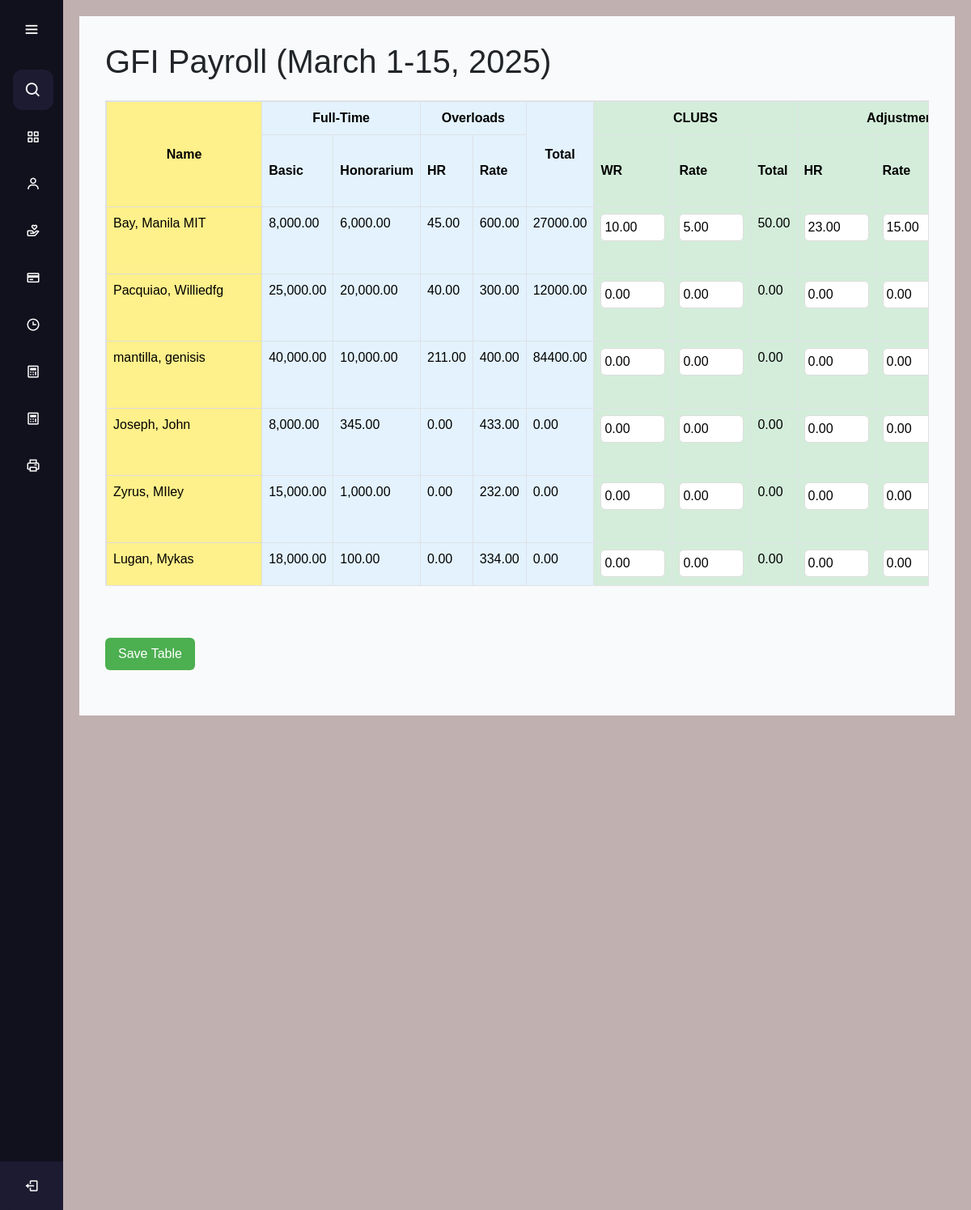
Screenshot of /sidebar.php with the database file from the repository.
### tables this page shows
CREATE TABLE `employees` (
  `employee_id` int(11) NOT NULL,
  `first_name` varchar(255) NOT NULL,
  `last_name` varchar(255) NOT NULL,
  `suffix_title` varchar(50) NOT NULL,
  `employee_type` enum('full-time','part-time') NOT NULL,
  `classification` varchar(255) NOT NULL,
  `basic_salary` decimal(10,2) NOT NULL,
  `honorarium` decimal(10,2) DEFAULT 0.00,
  `incentives` decimal(10,0) NOT NULL,
  `overload_rate` decimal(10,0) NOT NULL,
  `watch_reward` decimal(10,0) NOT NULL,
  `absent_lateRate` decimal(10,0) NOT NULL,
  `created_at` timestamp NOT NULL DEFAULT current_timestamp()
);

### sidebar.php (the view, shortened to what this page needs)
<?php
require 'database_connection.php';
$sql = "
    SELECT
        e.employee_id,
        CONCAT(e.last_name, ', ', e.first_name, ' ', e.suffix_title) AS full_name,
        e.basic_salary,
        e.honorarium,
                e.overload_rate,
                ct.overload_total,
        ct.wr_hr,
        ct.wr_rate,
        ct.wr_total,
        ct.adjust_hr,
        ct.adjust_rate,
        ct.adjust_total,
        ct.watch_hr,
        e.watch_reward,
        ct.watch_total,
        ct.gross_pay,
        ct.absent_late_hr,
         e.absent_lateRate,
        ct.absent_late_total,
        n.ret,
        n.sss,
        n.hdmf_pag,
        ct.canteen,
        ct.others,
        ct.total_deduction,
        ct.net_pay,
        ct.reg_date,
        c.mp2,
        c.medical_savings,
        COALESCE(SUM(o.grand_total), 0) AS overload_hr,
        COALESCE((c.sss_ee + c.sss_er), 0) AS sss_total,
        COALESCE((c.pag_ibig_ee + c.pag_ibig_er), 0) AS pag_ibig_total,
        COALESCE((c.philhealth_ee + c.philhealth_er), 0) AS philhealth_total
    FROM employees e
    LEFT JOIN overload o ON e.employee_id = o.employee_id
    LEFT JOIN loans n ON e.employee_id = n.employee_id
    LEFT JOIN contributions c ON e.employee_id = c.employee_id
    LEFT JOIN computation ct ON e.employee_id = ct.employee_id
    GROUP BY e.employee_id";
$result = $conn->query($sql);
?>
<!DOCTYPE html>
<html lang="en">
<head>
</head>
<body>
    <?php include 'aside.php'; ?>
    <main>
        <div class="content">
            <h1 class="text-xl font-bold mb-4">
                GFI Payroll (<?php echo date('F'); ?> 1-15, <?php echo date('Y'); ?>)
            </h1>
            <div class="table-wrapper">
                <table id="crudTable" class="table table-bordered w-full border">
                    <thead class="nggh">
                        <tr>
                            <th rowspan="2" class="p-2 position-sticky top-0 text-center align-middle" style="background-color: #FEF08A;">Name</th>
                            <th colspan="2" class="p-2" style="background-color: #E3F2FD; text-align: center; vertical-align: middle;">Full-Time</th>
                            <th colspan="2" class="p-2" style="background-color: #E3F2FD; text-align: center; vertical-align: middle;">Overloads</th>
                            <th rowspan="2" class="p-2" style="background-color: #E3F2FD; text-align: center; vertical-align: middle;">Total</th>
                            <th colspan="3" class="p-2 text-center align-middle" style="background-color: #D4EDDA;">CLUBS</th>
                            <th colspan="3" class="p-2 text-center align-middle" style="background-color: #D4EDDA;">Adjustment</th>
                        </tr>
                        <tr>
                            <th class="p-2 align-middle" style="background-color: #E3F2FD;">Basic</th>
                            <th class="p-2 align-middle" style="background-color: #E3F2FD;">Honorarium</th>
                            <th class="p-2 align-middle" style="background-color: #E3F2FD;">HR</th>
                            <th class="p-2 align-middle" style="background-color: #E3F2FD;">Rate</th>
                            <th class="p-2 align-middle" style="background-color: #D4EDDA;">WR</th>
                            <th class="p-2 align-middle" style="background-color: #D4EDDA;">Rate</th>
                            <th class="p-2 align-middle" style="background-color: #D4EDDA;">Total</th>
                            <th class="p-2 align-middle" style="background-color: #D4EDDA;">HR</th>
                            <th class="p-2 align-middle" style="background-color: #D4EDDA;">Rate</th>
                        </tr>
                    </thead>
                    <tbody class="ngg">
                        <?php
                        if ($result && $result->num_rows > 0) {
                            while ($row = $result->fetch_assoc()) {
                                echo "<tr>";
                                echo "<td data-employee='{$row['employee_id']}' class='p-2 sticky gg' style='padding: 0.5rem; text-align: justify; border: 1px solid #ddd; white-space: nowrap; overflow: hidden; background-color: #FEF08A;'>{$row['full_name']}</td>";
                                echo "<td class='p-2' style='background-color: #E3F2FD;'>" . number_format($row['basic_salary'], 2) . "</td>";
                                echo "<td class='p-2' style='background-color: #E3F2FD;'>" . number_format($row['honorarium'], 2) . "</td>";
                                echo "<td class='p-2' style='background-color: #E3F2FD;'>" . number_format($row['overload_hr'], 2) . "</td>";
                                echo "<td class='p-2' style='background-color: #E3F2FD;'>" . number_format($row['overload_rate'], 2, '.', ',') . "</td>";
                                echo "<td name='overload_total' class='p-2' style='background-color: #E3F2FD;'>" . number_format($row['overload_total'], 2) . "</td>";
                                echo "<td style='background-color: #D4EDDA;'><input type='number' name='wr_hr' class='editable-cell' value='{$row['wr_hr']}'></td>";
                                echo "<td style='background-color: #D4EDDA;'><input type='number' name='wr_rate' class='editable-cell' value='{$row['wr_rate']}'></td>";
                                echo "<td name='wr_total' class='p-2' style='background-color: #D4EDDA;'>" . number_format($row['wr_total'], 2) . "</td>";
                                echo "<td style='background-color: #D4EDDA;'><input type='number' name='adjust_rate' class='editable-cell' value='{$row['adjust_rate']}'></td>";
                                echo "<td style='background-color: #D4EDDA;'><input type='number' name='adjust_hr' class='editable-cell' value='{$row['adjust_hr']}'></td>";
                                echo "</tr>";
                            }
                        } else {
                            echo "<tr><td colspan='12' class='p-2 text-center'>No data found</td></tr>";
                        }
                        ?>
                    </tbody>
                </table>
            </div>
            <div class="flex justify-end mt-5 gap-x-4">
                <button id="saveTableBtn" class="save-btn mb-4">Save Table</button>
            </div>
        </div>
    </main>
</body>
</html>

### styles.css (style rules this page uses)
* { margin: 0; padding: 0; box-sizing: border-box; font-family: "Poppins", sans-serif; }
main { margin-left: 78px; padding: 20px; transition: margin-left 0.5s ease; min-height: 100vh; background: rgb(192, 176, 176); }

### sidebar.php (style rules this page uses)
.table-wrapper { max-width: 100%; overflow-x: auto; margin-top: 20px; }
table { width: 100%; border-collapse: collapse; }
td { padding: 0.5rem; text-align: justify; border: 1px solid #ddd; }
th { background-color: #f3f4f6; text-align: center; font-weight: bold; }
td input { width: 100%; padding: 0.25rem; border: 1px solid #ddd; border-radius: 0.375rem; text-align: justify; }
.save-btn { padding: 0.5rem 1rem; background-color: #4CAF50; color: white; border: none; border-radius: 0.375rem; cursor: pointer; transition: background-color 0.3s ease; }
.editable-cell { text-align: justify; width: 80px; }
.content { padding: 2rem; background-color: #f9fafb; }
h1 { font-size: 1.75rem; color: #333; }
#crudTable { display: block; max-height: 600px; overflow-y: auto; width: 100%; }
#crudTable td:first-child { position: sticky; left: 0; background-color: #fff; z-index: 2; }
.gg { position: sticky; left: 0; z-index: 1; }
.nggh { position: sticky; top: 0; z-index: 3; }

### rows the page displays
employees: full_name "Bay, Manila MIT", basic_salary "8,000.00", honorarium "6,000.00", overload_hr "45.00", overload_rate "600.00", overload_total "27000.00", wr_hr "10.00", wr_rate "5.00", wr_total "50.00", adjust_rate "23.00", adjust_hr "15.00"
employees: full_name "Pacquiao, Williedfg", basic_salary "25,000.00", honorarium "20,000.00", overload_hr "40.00", overload_rate "300.00", overload_total "12000.00", wr_hr "0.00", wr_rate "0.00", wr_total "0.00", adjust_rate "0.00", adjust_hr "0.00"
employees: full_name "mantilla, genisis", basic_salary "40,000.00", honorarium "10,000.00", overload_hr "211.00", overload_rate "400.00", overload_total "84400.00", wr_hr "0.00", wr_rate "0.00", wr_total "0.00", adjust_rate "0.00", adjust_hr "0.00"
employees: full_name "Joseph, John", basic_salary "8,000.00", honorarium "345.00", overload_hr "0.00", overload_rate "433.00", overload_total "0.00", wr_hr "0.00", wr_rate "0.00", wr_total "0.00", adjust_rate "0.00", adjust_hr "0.00"
employees: full_name "Zyrus, MIley", basic_salary "15,000.00", honorarium "1,000.00", overload_hr "0.00", overload_rate "232.00", overload_total "0.00", wr_hr "0.00", wr_rate "0.00", wr_total "0.00", adjust_rate "0.00", adjust_hr "0.00"
employees: full_name "Lugan, Mykas", basic_salary "18,000.00", honorarium "100.00", overload_hr "0.00", overload_rate "334.00", overload_total "0.00", wr_hr "0.00", wr_rate "0.00", wr_total "0.00", adjust_rate "0.00", adjust_hr "0.00"
